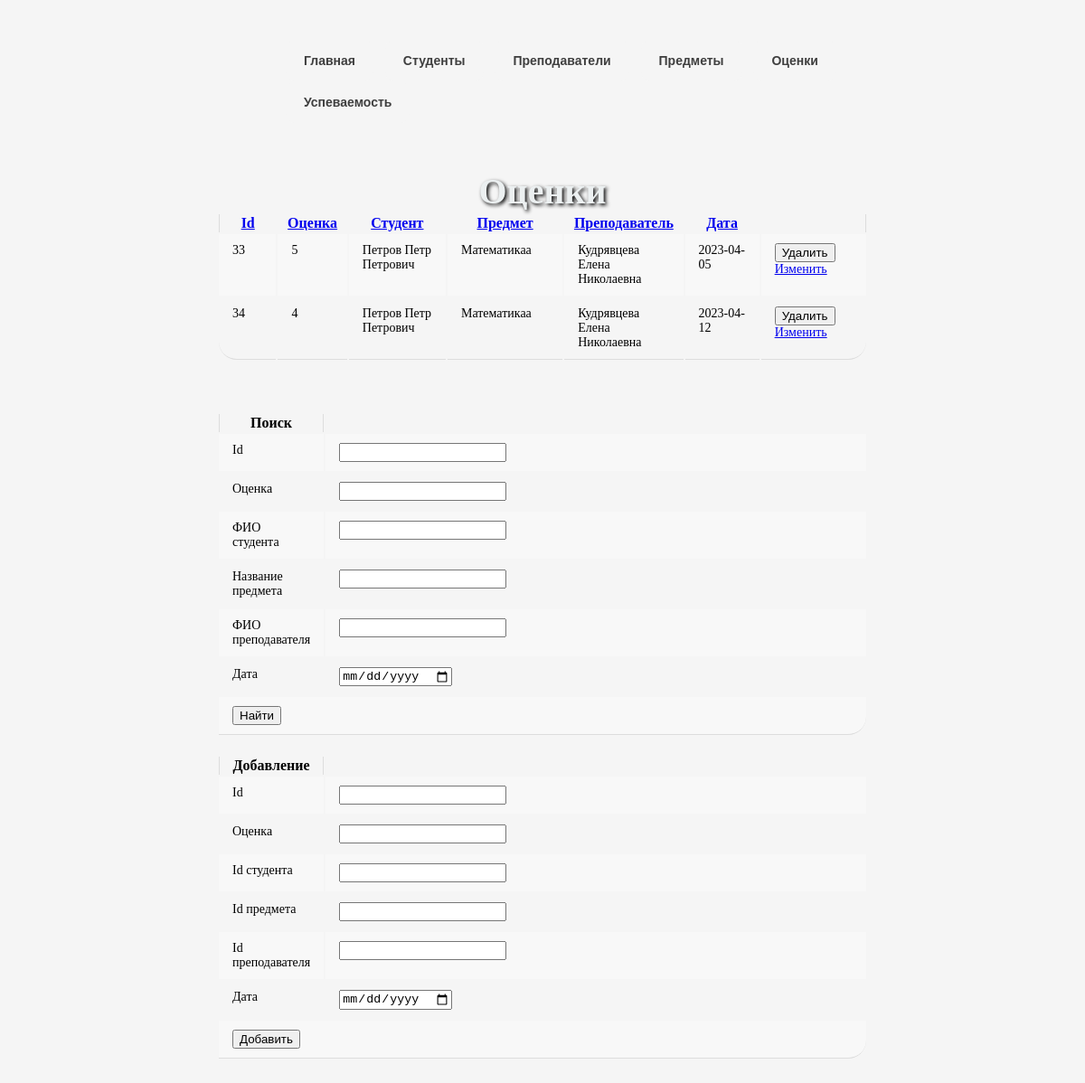
The page /marks.php on the database its author committed.
### tables this page shows
CREATE TABLE `marks` (
  `Id` int NOT NULL,
  `Mark` int NOT NULL,
  `StudentId` int NOT NULL,
  `SubjectId` int NOT NULL,
  `TeacherId` int NOT NULL,
  `Date` date DEFAULT NULL
);

CREATE TABLE `students` (
  `Id` int NOT NULL,
  `FIO` varchar(50) NOT NULL,
  `Spec` varchar(60) NOT NULL,
  `CourseName` int NOT NULL,
  `GroupName` varchar(20) NOT NULL,
  `PhoneNumber` varchar(11) NOT NULL,
  `Email` varchar(50) NOT NULL,
  `Photo` longblob NOT NULL
);

CREATE TABLE `subject` (
  `Id` int NOT NULL,
  `Name` varchar(50) NOT NULL,
  `TeacherId` int NOT NULL
);

CREATE TABLE `teachers` (
  `Id` int NOT NULL,
  `FIO` varchar(50) NOT NULL,
  `Description` varchar(500) NOT NULL
);

### marks.php (the view, shortened to what this page needs)
<!DOCTYPE html>
<html lang="ru">
<?php
$servername = "localhost";
$username = "root";
$password = "root";
$dbname = "ekaterina";
$conn = new mysqli($servername, $username, $password, $dbname);
?>
<head>
  <link rel="stylesheet" href="style.css">
</head>
<body>
  <center>
<ul class="navigation">
   <li><a href="index.php" >Главная</a></li>
   <li><a href="student.php" >Студенты</a></li>
   <li><a href="teachers.php" >Преподаватели</a></li>
   <li><a href="subject.php" >Предметы</a></li>
   <li><a href="marks.php" >Оценки</a></li>
   <li><a href="progress.php" >Успеваемость</a></li>
</ul>
<br><br><br><br>
<?php
$sort_list = array(
  'Id_asc'             => '`Id`',
  'Id_desc'            => '`Id` DESC',
  'Mark_asc'           => '`Mark`',
  'Mark_desc'          => '`Mark` DESC',
  'Student_FIO_asc'    => '`students`.`FIO`',
  'Student_FIO_desc'   => '`students`.`FIO` DESC',
  'Subject_Name_asc'   => '`subject`.`Name`',
  'Subject_Name_desc'  => '`subject`.`Name` DESC',
  'Teacher_FIO_asc'    => '`teachers`.`FIO`',
  'Teacher_FIO_desc'   => '`teachers`.`FIO` DESC',
  'Date_asc'           => '`Date`',
  'Date_desc'          => '`Date` DESC'
);
$sort = @$_GET['sort'];
if (array_key_exists($sort, $sort_list)) {
  $sort_sql = $sort_list[$sort];
} else {
  $sort_sql = reset($sort_list);
}
$sql = "SELECT marks.*, students.FIO AS st_name, subject.Name AS su_name, teachers.FIO AS tc_name
        FROM marks
        JOIN students ON marks.StudentId = students.Id
        JOIN subject ON marks.SubjectId = subject.Id
        JOIN teachers ON marks.TeacherId = teachers.Id
        WHERE marks.Id LIKE '%{$Id}%'
          AND students.FIO LIKE '%{$Student_FIO}%'
          AND subject.Name LIKE '%{$Subject_Name}%'
          AND teachers.FIO LIKE '%{$Teacher_FIO}%'
          AND marks.Mark LIKE '%{$Mark}%'
          AND marks.Date LIKE '%{$Date}%'
        ORDER BY {$sort_sql}";
function sort_link_th($title, $a, $b) {
  $sort = @$_GET['sort'];
  if ($sort == $a) {
    return '<a class="active" href="?sort=' . $b . '">' . $title . ' <i>▲</i></a>';
  } elseif ($sort == $b) {
    return '<a class="active" href="?sort=' . $a . '">' . $title . ' <i>▼</i></a>';
  } else {
    return '<a href="?sort=' . $a . '">' . $title . '</a>';
  }
}
?>
<br><br>
<br><br>
<center> <b style='font-size: 40px; color: #ecf0f1; text-shadow: 2px 2px 4px #000000;'>Оценки</b>
<br>
<table class='table_dark'>
<tr>
  <th ><?php echo sort_link_th('Id', 'Id_asc', 'Id_desc');?></th>
  <th ><?php echo sort_link_th('Оценка', 'Mark_asc', 'Mark_desc');?></th>
  <th><?php echo sort_link_th('Студент', 'Student_FIO_asc', 'Student_FIO_desc');?></th>
  <th><?php echo sort_link_th('Предмет', 'Subject_Name_asc', 'Subject_Name_desc');?></th>
  <th><?php echo sort_link_th('Преподаватель', 'Teacher_FIO_asc', 'Teacher_FIO_desc');?></th>
  <th><?php echo sort_link_th('Дата', 'Date_asc', 'Date_desc');?></th>
  <th></th>
</tr>
<?php
if($result = $conn->query($sql)){
foreach($result as $row){
echo"<tr>";
echo"
<td >".$row["Id"]."</td>
<td >".$row["Mark"]."</td>
<td >".$row["st_name"]."</td>
<td >".$row["su_name"]."</td>
<td >".$row["tc_name"]."</td>
<td >".$row["Date"]."</td>";
echo "<td>
                  <form action='del_marks.php' method='post'>
                        <input type='hidden' name='Id' value='" . $row["Id"] . "' />
                        <input type='submit' value='Удалить'>
                   </form>
                   <a href='upd_marks.php?Id=" . $row["Id"] . "'>Изменить</a>
      </td>";
echo "</tr>";
}
echo "</table>";
} else{
echo "Ошибка: " . $conn->error;
}
echo "<br><br>";
echo "
<form class='form_add' action='' method='POST' >
  <table class='form_add'>
    <th>Поиск</th>
    <tr>
      <td>Id</td>
      <td><input type='text' name='Id'></td>
    </tr>
     <tr>
      <td>Оценка</td>
      <td><input type='text' name='Mark'></td>
    </tr>
     <tr>
      <td>ФИО студента</td>
      <td><input type='text' name='Student_FIO'></td>
    </tr>
     <tr>
      <td>Название предмета</td>
      <td><input type='text' name='Subject_Name'></td>
    </tr>
     <tr>
      <td>ФИО преподавателя</td>
      <td><input type='text' name='Teacher_FIO'></td>
    </tr>
     <tr>
      <td>Дата</td>
      <td><input type='date' name='Date'></td>
    </tr>
    <tr>
      <td colspan='2'><input type='submit' name='find1' value='Найти'></td>
    </tr>
  </table>
</form>
<form class='form_add' action='add_marks.php' method='POST' enctype='multipart/form-data'>
  <table class='form_add'>
    <th>Добавление</th>
    <tr>
      <td>Id</td>
      <td><input type='text' name='Id'></td>
    </tr>
     <tr>
      <td>Оценка</td>
      <td><input type='text' name='Mark'></td>
    </tr>
     <tr>
      <td>Id студента</td>
      <td><input type='text' name='StudentId'></td>
    </tr>
     <tr>
      <td>Id предмета</td>
      <td><input type='text' name='SubjectId'></td>
    </tr>
     <tr>
      <td>Id преподавателя</td>
      <td><input type='text' name='TeacherId'></td>
    </tr>
     <tr>
      <td>Дата</td>
      <td><input type='date' name='Date'></td>
    </tr>
    <tr>
      <td colspan='2'><input type='submit' name='add' value='Добавить'></td>
    </tr>
  </table>
</form>
"
?>
</body>
</html>

### style.css (style rules this page uses)
body { background-color: whitesmoke; align-content: center; align-items: center; vertical-align: center; margin-left: 20%; margin-right: 20%; }
.navigation { list-style: none; margin-top: 5%; margin-bottom: 5%; margin-left: 5%; }
.navigation li { align-items: center; align-content: center; text-align: center; font-weight: bold; float: left; margin-right: 2%; font-family: Verdana, Arial, Helvetica, sans-serif; font-size: 14px; }
.navigation li a { display: block; padding: 15px 20px; background: whitesmoke; color: #3f3f3f; text-decoration: none; position: relative; border-radius: 10px; }
table { width: 100%; border: none; margin-bottom: 20px; border-collapse: separate; }
table tr th:first-child, .table tr td:first-child { border-left: 1px solid #ddd; }
table tr th:last-child, .table tr td:last-child { border-right: 1px solid #ddd; }
table tbody td { text-align: left; border: none; padding: 10px 15px; font-size: 14px; vertical-align: top; }
table tbody tr:nth-child(even) { background: #F8F8F8; }
table tbody tr:last-child td { border-bottom: 1px solid #ddd; }
table tbody tr:last-child td:first-child { border-radius: 0 0 0 20px; }
table tbody tr:last-child td:last-child { border-radius: 0 0 20px 0; }
th { width: 6%; }

### rows shown on the page
marks: Id "33", Mark "5", StudentId.FIO "Петров Петр Петрович", SubjectId.Name "Математикаа", TeacherId.FIO "Кудрявцева Елена Николаевна", Date "2023-04-05"
marks: Id "34", Mark "4", StudentId.FIO "Петров Петр Петрович", SubjectId.Name "Математикаа", TeacherId.FIO "Кудрявцева Елена Николаевна", Date "2023-04-12"

### other values the page prints
$title "Id Оценка Студент Предмет Преподаватель Дата"
